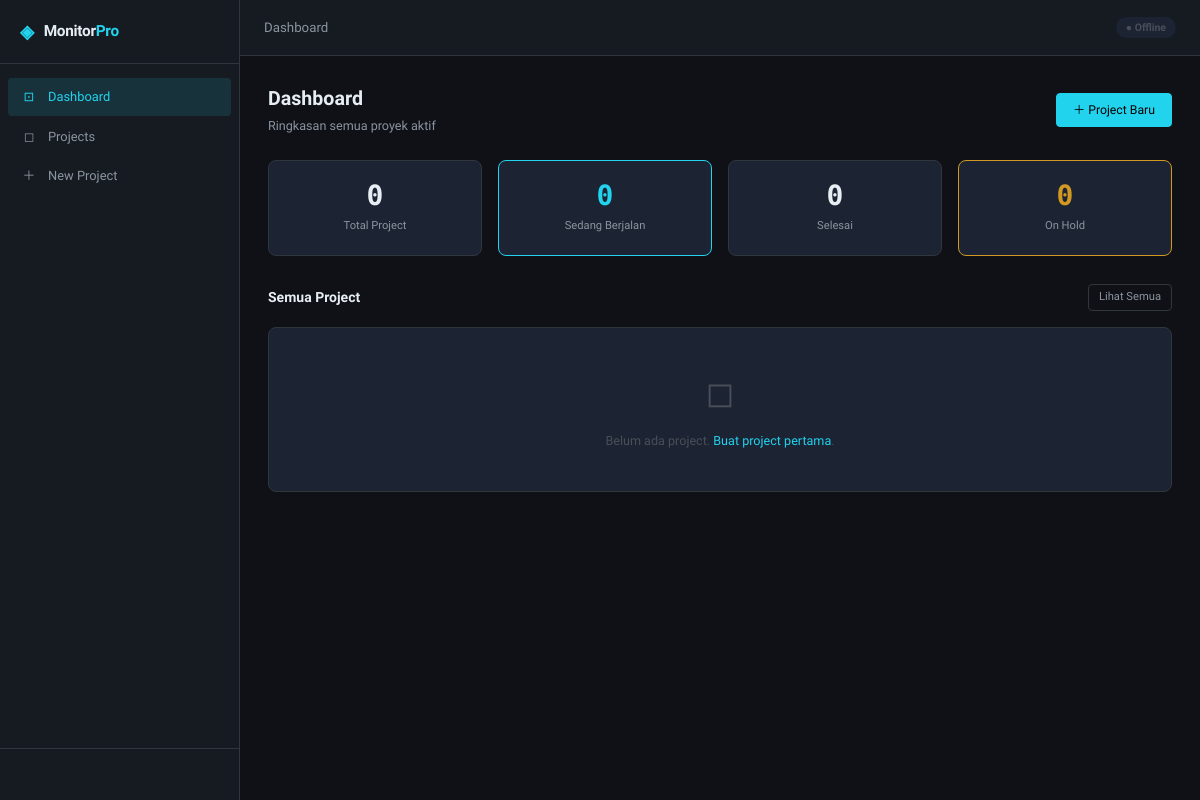
Before: / with the older database file.
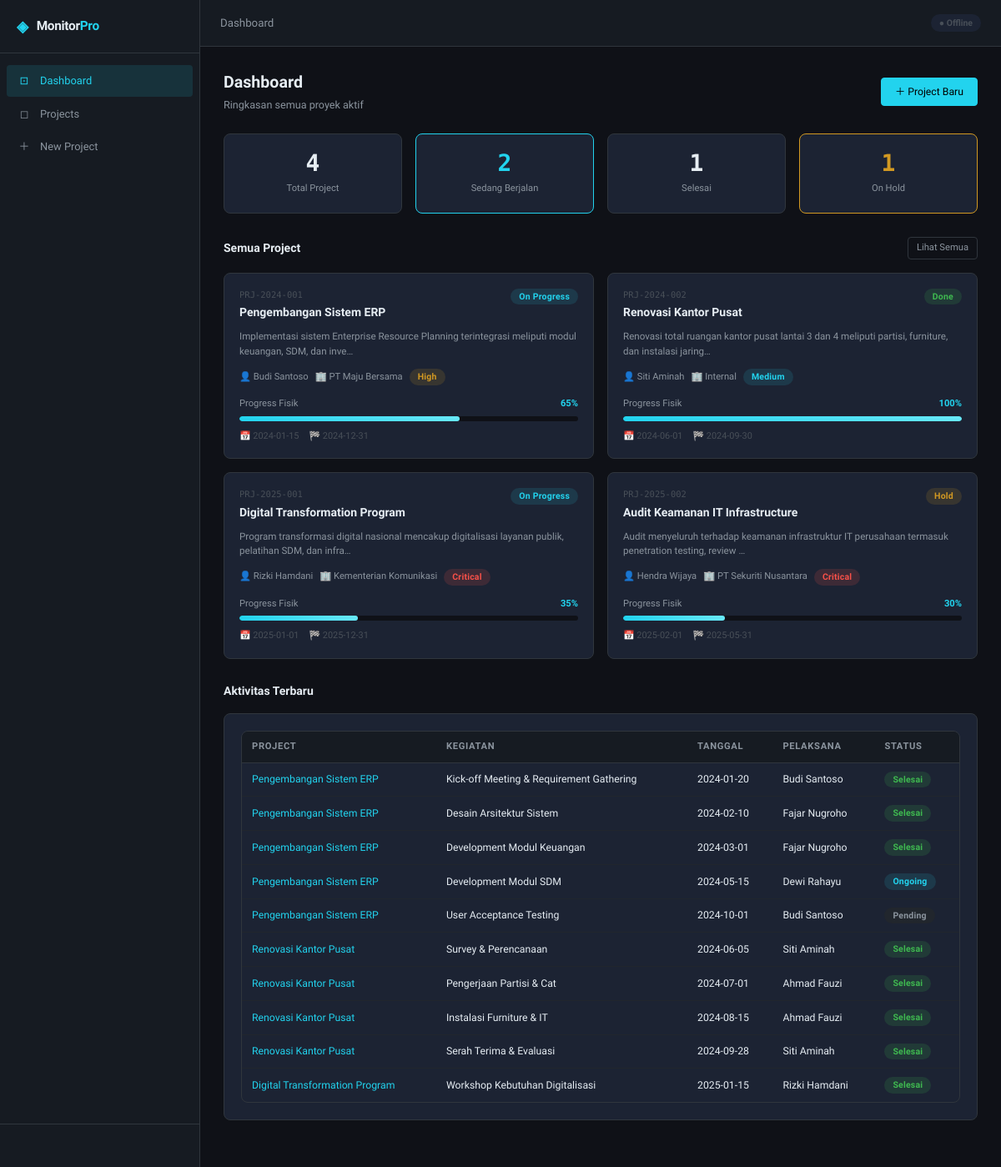
After: the same page with the newer database file.
### tables this page shows
CREATE TABLE projects (
    id          INTEGER PRIMARY KEY AUTOINCREMENT,
    kode        TEXT UNIQUE NOT NULL,
    judul       TEXT NOT NULL,
    pic         TEXT,
    start_date  DATE,
    end_date    DATE,
    status      TEXT DEFAULT 'planning',
    prioritas   TEXT DEFAULT 'medium',
    klien       TEXT,
    deskripsi   TEXT,
    progress    INTEGER DEFAULT 0,
    created_at  DATETIME DEFAULT CURRENT_TIMESTAMP,
    updated_at  DATETIME DEFAULT CURRENT_TIMESTAMP
);

CREATE TABLE activities (
    id          INTEGER PRIMARY KEY AUTOINCREMENT,
    project_id  INTEGER REFERENCES projects(id) ON DELETE CASCADE,
    nama        TEXT NOT NULL,
    tanggal     DATE,
    jam_mulai   TIME,
    jam_selesai TIME,
    durasi      INTEGER,
    pelaksana   TEXT,
    lokasi      TEXT,
    output      TEXT,
    status      TEXT DEFAULT 'pending',
    catatan     TEXT,
    created_at  DATETIME DEFAULT CURRENT_TIMESTAMP
);

### app.py (the view)
    @app.route('/')
    def index():
        conn = get_db()
        projects = [dict(r) for r in conn.execute(
            "SELECT * FROM projects ORDER BY updated_at DESC"
        ).fetchall()]
        total_projects = len(projects)
        active_projects = sum(1 for p in projects if p['status'] == 'on_progress')
        recent_activities = [dict(r) for r in conn.execute("""
            SELECT a.*, p.judul as project_judul
            FROM activities a
            JOIN projects p ON a.project_id = p.id
            ORDER BY a.created_at DESC LIMIT 10
        """).fetchall()]
        conn.close()
        return render_template(
            'index.html',
            projects=projects,
            total_projects=total_projects,
            active_projects=active_projects,
            recent_activities=recent_activities,
            active_page='dashboard',
        )

### database.py (called while the page is built)
def get_db():
    conn = sqlite3.connect(current_app.config['DATABASE'])
    conn.row_factory = sqlite3.Row
    conn.execute("PRAGMA foreign_keys = ON")
    conn.execute("PRAGMA journal_mode = WAL")
    return conn

### templates/index.html (shortened to what this page needs)
{% extends "base.html" %}
{% block head %}
<link rel="stylesheet" href="{{ url_for('static', filename='css/dashboard.css') }}">
{% endblock %}
{% block topbar_title %}Dashboard{% endblock %}
{% block content %}
<div class="page-header">
  <div>
    <h1>Dashboard</h1>
    <p style="color:var(--text-secondary);font-size:.9rem;margin-top:4px">Ringkasan semua proyek aktif</p>
  </div>
  <a href="{{ url_for('project.new_project') }}" class="btn btn-primary">＋ Project Baru</a>
</div>
<div class="stats-grid section">
  <div class="stat-card">
    <div class="stat-value">{{ total_projects }}</div>
    <div class="stat-label">Total Project</div>
  </div>
  <div class="stat-card accent">
    <div class="stat-value">{{ active_projects }}</div>
    <div class="stat-label">Sedang Berjalan</div>
  </div>
  <div class="stat-card">
    <div class="stat-value">{{ projects | selectattr('status','eq','done') | list | length }}</div>
    <div class="stat-label">Selesai</div>
  </div>
  <div class="stat-card warning">
    <div class="stat-value">{{ projects | selectattr('status','eq','hold') | list | length }}</div>
    <div class="stat-label">On Hold</div>
  </div>
</div>
<div class="section">
  <div class="section-header">
    <span class="section-title">Semua Project</span>
    <a href="{{ url_for('project.list_projects') }}" class="btn btn-secondary btn-sm">Lihat Semua</a>
  </div>
  {% if projects %}
  <div class="project-grid" id="project-cards">
    {% for p in projects %}
    <div class="project-card" data-id="{{ p.id }}" data-status="{{ p.status }}">
      <div class="project-card-header">
        <div>
          <div class="project-card-code">{{ p.kode }}</div>
          <div class="project-card-title">
            <a href="{{ url_for('project.project_detail', id=p.id) }}">{{ p.judul }}</a>
          </div>
        </div>
        <div class="badge badge-{{ p.status }}">
          {{ {'planning':'Planning','on_progress':'On Progress','done':'Done','hold':'Hold'}.get(p.status, p.status) }}
        </div>
      </div>
      {% if p.deskripsi %}
      <p class="project-card-desc">{{ p.deskripsi[:100] }}{% if p.deskripsi|length > 100 %}…{% endif %}</p>
      {% endif %}
      <div class="project-card-meta">
        {% if p.pic %}<span>👤 {{ p.pic }}</span>{% endif %}
        {% if p.klien %}<span>🏢 {{ p.klien }}</span>{% endif %}
        <span class="badge badge-{{ p.prioritas }}">{{ p.prioritas|capitalize }}</span>
      </div>
      <div class="project-card-progress">
        <div style="display:flex;justify-content:space-between;margin-bottom:6px;font-size:.8rem">
          <span style="color:var(--text-secondary)">Progress Fisik</span>
          <span class="progress-val" style="color:var(--accent);font-weight:600">{{ p.progress }}%</span>
        </div>
        <div class="progress-wrap">
          <div class="progress-bar" style="width:{{ p.progress }}%"></div>
        </div>
      </div>
      {% if p.start_date or p.end_date %}
      <div class="project-card-dates">
        {% if p.start_date %}<span>📅 {{ p.start_date }}</span>{% endif %}
        {% if p.end_date %}<span>🏁 {{ p.end_date }}</span>{% endif %}
      </div>
      {% endif %}
    </div>
    {% endfor %}
  </div>
  {% else %}
  <div class="empty-state card">
    <div class="empty-state-icon">◻</div>
    <p>Belum ada project. <a href="{{ url_for('project.new_project') }}">Buat project pertama</a>.</p>
  </div>
  {% endif %}
</div>
{% if recent_activities %}
<div class="section">
  <div class="section-header">
    <span class="section-title">Aktivitas Terbaru</span>
  </div>
  <div class="card">
    <div class="table-wrap">
      <table>
        <thead>
          <tr>
            <th>Project</th>
            <th>Kegiatan</th>
            <th>Tanggal</th>
            <th>Pelaksana</th>
            <th>Status</th>
          </tr>
        </thead>
        <tbody id="recent-activity-list">
          {% for a in recent_activities %}
          <tr>
            <td><a href="{{ url_for('project.project_detail', id=a.project_id if a.project_id else '#') }}">{{ a.project_judul }}</a></td>
            <td>{{ a.nama }}</td>
            <td>{{ a.tanggal or '—' }}</td>
            <td>{{ a.pelaksana or '—' }}</td>
            <td><span class="badge badge-{{ a.status }}">{{ a.status|capitalize }}</span></td>
          </tr>
          {% endfor %}
        </tbody>
      </table>
    </div>
  </div>
</div>
{% endif %}
{% endblock %}

### templates/base.html (shortened to what this page needs)
<!DOCTYPE html>
<html lang="id">
<head>
  <link rel="stylesheet" href="{{ url_for('static', filename='css/main.css') }}">
  {% block head %}{% endblock %}
</head>
<body>
  <div id="app">
    <nav id="sidebar">
      <div class="sidebar-brand">
        <span class="brand-icon">◈</span>
        <span class="brand-name">Monitor<span class="brand-accent">Pro</span></span>
      </div>
      <ul class="nav-list">
        <li>
          <a href="{{ url_for('index') }}" class="nav-link {% if active_page == 'dashboard' %}active{% endif %}">
            <span class="nav-icon">⊡</span> Dashboard
          </a>
        </li>
        <li>
          <a href="{{ url_for('project.list_projects') }}" class="nav-link {% if active_page == 'projects' %}active{% endif %}">
            <span class="nav-icon">◻</span> Projects
          </a>
        </li>
        <li>
          <a href="{{ url_for('project.new_project') }}" class="nav-link">
            <span class="nav-icon">＋</span> New Project
          </a>
        </li>
      </ul>
      <div class="sidebar-footer">
      </div>
    </nav>
    <div id="main">
      <header id="topbar">
        <div class="topbar-title">{% block topbar_title %}{% endblock %}</div>
        <div class="topbar-right">
          <span id="connection-status" class="conn-status offline">● Offline</span>
        </div>
      </header>
      <main id="content">
        {% block content %}{% endblock %}
      </main>
    </div>
  </div>
</body>
</html>

### static/css/dashboard.css (style rules this page uses)
.stats-grid { display: grid; grid-template-columns: repeat(auto-fit, minmax(150px, 1fr)); gap: 16px; }
.stat-card { background: var(--bg-card); border: 1px solid var(--border); border-radius: var(--radius); padding: 20px; text-align: center; }
.stat-card.accent { border-color: var(--accent); }
.stat-card.warning { border-color: var(--warning); }
.stat-value { font-size: 2rem; font-weight: 700; color: var(--text-primary); line-height: 1.1; font-family: var(--font-mono); }
.stat-card.accent .stat-value { color: var(--accent); }
.stat-card.warning .stat-value { color: var(--warning); }
.stat-label { font-size: .8rem; color: var(--text-secondary); margin-top: 6px; font-weight: 500; }
.project-grid { display: grid; grid-template-columns: repeat(auto-fill, minmax(300px, 1fr)); gap: 16px; }
.project-card { background: var(--bg-card); border: 1px solid var(--border); border-radius: var(--radius); padding: 18px; transition: border-color .2s, transform .15s; }
.project-card-header { display: flex; justify-content: space-between; align-items: flex-start; margin-bottom: 10px; gap: 8px; }
.project-card-code { font-size: .75rem; color: var(--text-muted); font-family: var(--font-mono); margin-bottom: 3px; }
.project-card-title { font-size: 1rem; font-weight: 600; }
.project-card-title a { color: var(--text-primary); }
.project-card-desc { font-size: .83rem; color: var(--text-secondary); margin-bottom: 12px; line-height: 1.5; }
.project-card-meta { display: flex; flex-wrap: wrap; gap: 8px; margin-bottom: 14px; font-size: .8rem; color: var(--text-secondary); align-items: center; }
.project-card-progress { margin-bottom: 10px; }
.project-card-dates { display: flex; gap: 12px; font-size: .78rem; color: var(--text-muted); }

Changed rows visible on the page:
added projects: kode "PRJ-2024-001", judul "Pengembangan Sistem ERP", status "On Progress", deskripsi "Implementasi sistem Enterprise Resource Planning terintegrasi meliputi modul keuangan, SDM, dan inve", pic "Budi Santoso", klien "PT Maju Bersama", prioritas "High", progress "65", start_date "2024-01-15", end_date "2024-12-31"
added projects: kode "PRJ-2024-002", judul "Renovasi Kantor Pusat", status "Done", deskripsi "Renovasi total ruangan kantor pusat lantai 3 dan 4 meliputi partisi, furniture, dan instalasi jaring", pic "Siti Aminah", klien "Internal", prioritas "Medium", progress "100", start_date "2024-06-01", end_date "2024-09-30"
added projects: kode "PRJ-2025-001", judul "Digital Transformation Program", status "On Progress", deskripsi "Program transformasi digital nasional mencakup digitalisasi layanan publik, pelatihan SDM, dan infra", pic "Rizki Hamdani", klien "Kementerian Komunikasi", prioritas "Critical", progress "35", start_date "2025-01-01", end_date "2025-12-31"
added projects: kode "PRJ-2025-002", judul "Audit Keamanan IT Infrastructure", status "Hold", deskripsi "Audit menyeluruh terhadap keamanan infrastruktur IT perusahaan termasuk penetration testing, review", pic "Hendra Wijaya", klien "PT Sekuriti Nusantara", prioritas "Critical", progress "30", start_date "2025-02-01", end_date "2025-05-31"
added activities: project_judul "Pengembangan Sistem ERP", nama "Kick-off Meeting & Requirement Gathering", tanggal "2024-01-20", pelaksana "Budi Santoso", status "Selesai"
added activities: project_judul "Pengembangan Sistem ERP", nama "Desain Arsitektur Sistem", tanggal "2024-02-10", pelaksana "Fajar Nugroho", status "Selesai"
added activities: project_judul "Pengembangan Sistem ERP", nama "Development Modul Keuangan", tanggal "2024-03-01", pelaksana "Fajar Nugroho", status "Selesai"
added activities: project_judul "Pengembangan Sistem ERP", nama "Development Modul SDM", tanggal "2024-05-15", pelaksana "Dewi Rahayu", status "Ongoing"
added activities: project_judul "Pengembangan Sistem ERP", nama "User Acceptance Testing", tanggal "2024-10-01", pelaksana "Budi Santoso", status "Pending"
added activities: project_judul "Renovasi Kantor Pusat", nama "Survey & Perencanaan", tanggal "2024-06-05", pelaksana "Siti Aminah", status "Selesai"
added activities: project_judul "Renovasi Kantor Pusat", nama "Pengerjaan Partisi & Cat", tanggal "2024-07-01", pelaksana "Ahmad Fauzi", status "Selesai"
added activities: project_judul "Renovasi Kantor Pusat", nama "Instalasi Furniture & IT", tanggal "2024-08-15", pelaksana "Ahmad Fauzi", status "Selesai"
added activities: project_judul "Renovasi Kantor Pusat", nama "Serah Terima & Evaluasi", tanggal "2024-09-28", pelaksana "Siti Aminah", status "Selesai"
added activities: project_judul "Digital Transformation Program", nama "Workshop Kebutuhan Digitalisasi", tanggal "2025-01-15", pelaksana "Rizki Hamdani", status "Selesai"
Other visible differences:
{{ total_projects }}: "0" → "4"
{{ active_projects }}: "0" → "2"
{{ projects | selectattr('status','eq','done') | list | length }}: "0" → "1"
{{ projects | selectattr('status','eq','hold') | list | length }}: "0" → "1"
text no longer shown: "◻ Belum ada project. Buat project pertama ."
text now shown: "Aktivitas Terbaru PROJECT KEGIATAN TANGGAL PELAKSANA STATUS"
